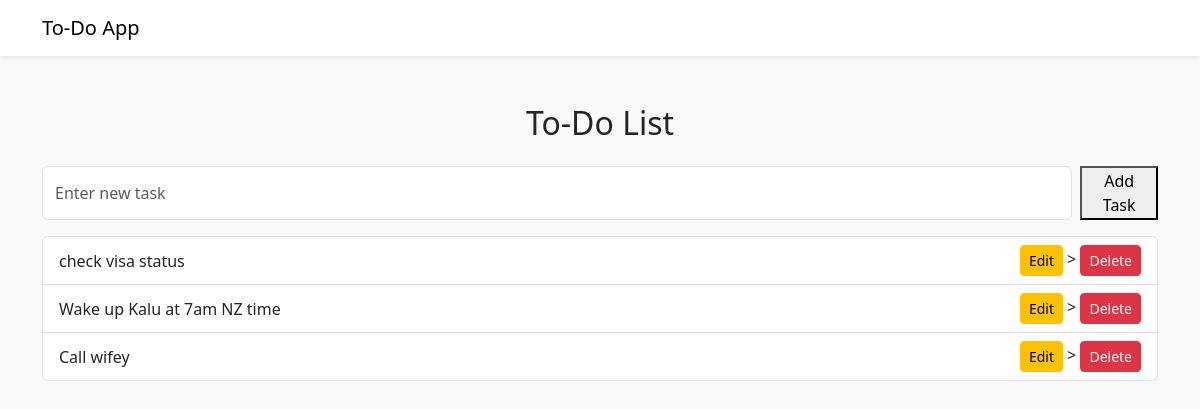
Before: / with the older database file.
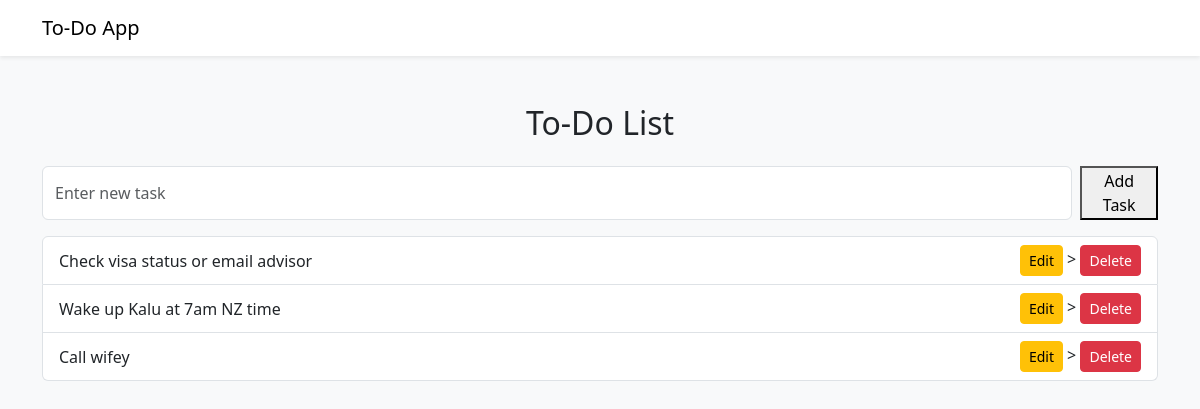
After: the same page with the newer database file.
### tables this page shows
CREATE TABLE tasks(
                id INTEGER PRIMARY KEY AUTOINCREMENT,
                title TEXT NOT NULL
        );

### app.py (the view)
@app.route("/")
def index():
    conn = get_db_connection()
    tasks = conn.execute("SELECT * FROM tasks ORDER BY id DESC").fetchall()
    conn.close()
    return render_template("index.html", tasks=tasks)

### app.py (called while the page is built)
def get_db_connection():
    conn = sqlite3.connect("task.db")
    conn.row_factory = sqlite3.Row
    return conn

### templates/index.html
{% extends "base.html" %}
{% block content %}
<h2 class="text-center mb-4">To-Do List</h2>
 <form action="{{ url_for('add_task') }}" method="post" class="d-flex mb-3">
     <input type="text" name="task" placeholder="Enter new task" class="form-control me-2" required>
     <button type="submit">Add Task</button>
</form>
 <ul class="list-group">
    {% for task in tasks %}
    <li class="list-group-item d-flex justify-content-between align-items-center">
        <span>{{ task['title'] }}</span>
        <div>
            <a href="{{ url_for('edit_task', id=task['id']) }}" class="btn btn-warning btn-sm">Edit</a>
           >
            <form action="{{ url_for('delete_task', task_id=task['id']) }}" method="POST" style="display:inline;">
                <button type="submit" class="btn btn-danger btn-sm">Delete</button>
            </form>
        </div>
    </li>
    {% else %}
    <li class="list-group-item">No tasks available. Add your First Task</li>
    {% endfor %}
 </ul>
{% endblock %}

### templates/base.html (shortened to what this page needs)
<!DOCTYPE html>
<html lang="en">
    <head>
        <link href="https://cdn.jsdelivr.net/npm/bootstrap@5.3.0/dist/css/bootstrap.min.css" rel="stylesheet">
    </head>
    <body class="bg-light">
        <nav class="navbar navbar-light bg-white shadow-sm">
            <div class="container">
                <a class="navbar-brand" href="{{ url_for('index') }}">To-Do App</a>
            </div>
        </nav>
        <div class="container mt-5">
            {% block content %}{% endblock %}
        </div>
    </body>
</html>

Changed rows visible on the page:
changed tasks: title "check visa status" → "Check visa status or email advisor"
